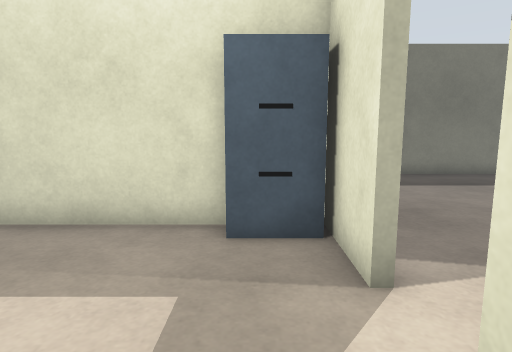
view 1 (above)

24 first-person views from a walk through a world built for the Gazebo simulator. The camera is 1 m above the floor, tilts 8° down and sees 75° across. The floor is counted in squares, 0.5 m on a side. Each view is taken from the middle of a square. On the plan, view 1 faces up. The plan holds only what a view shows up to about 18 squares ahead; the rest is blank. The place goes on beyond the plan.

view 2
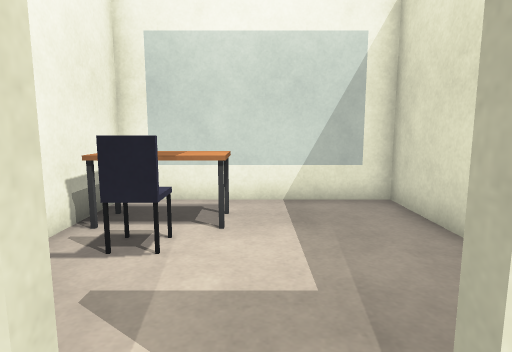

view 3
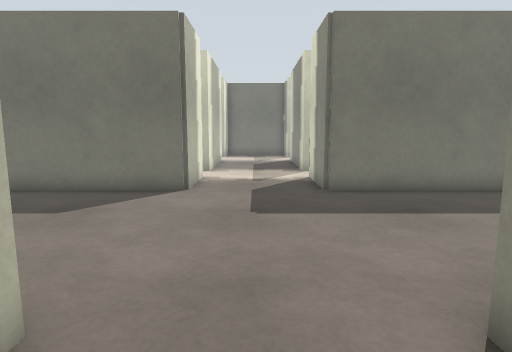

view 4
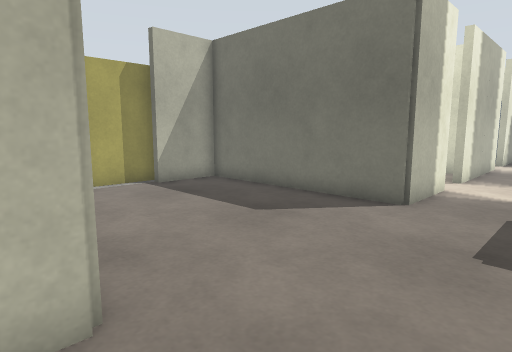

view 5
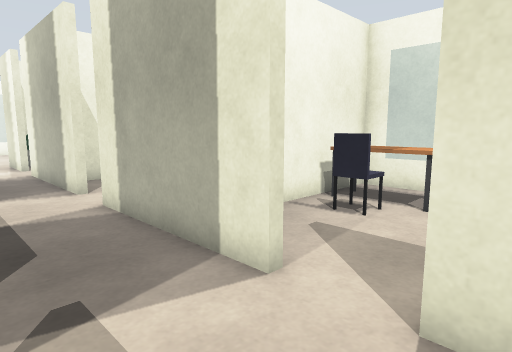

view 6
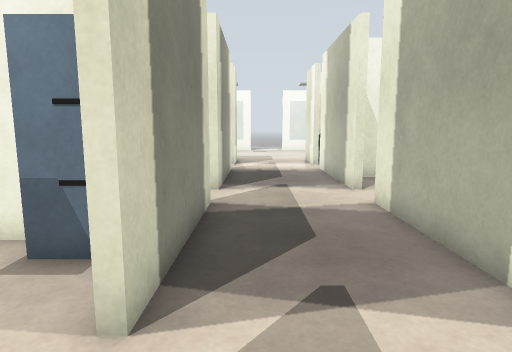

view 7
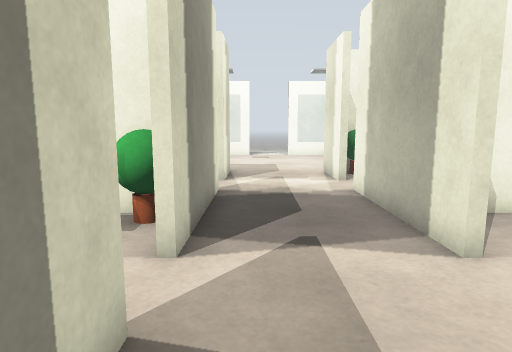

view 8
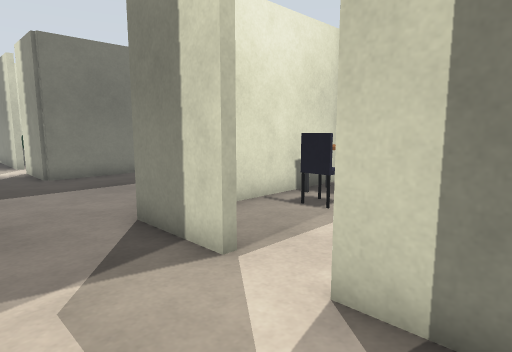

view 9
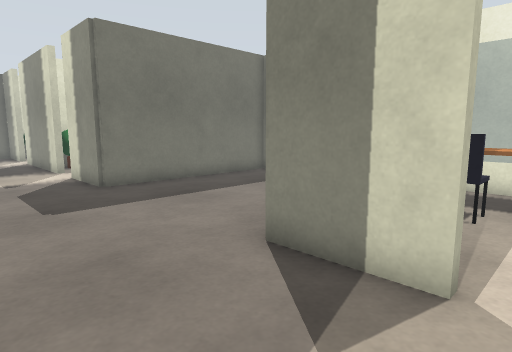

view 10
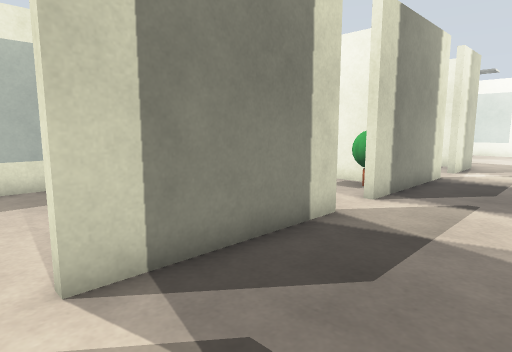

view 11
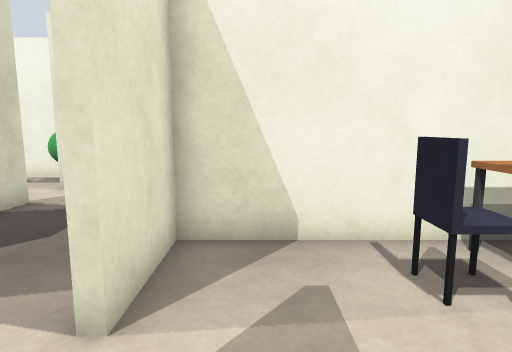

view 12
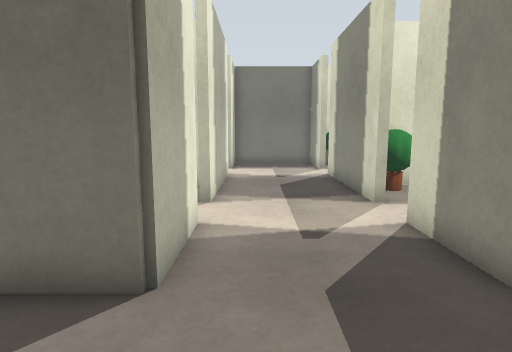

view 13
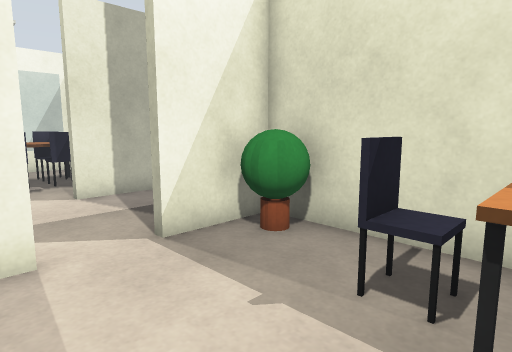

view 14
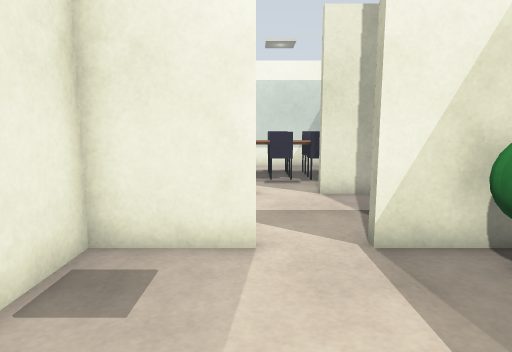

view 15
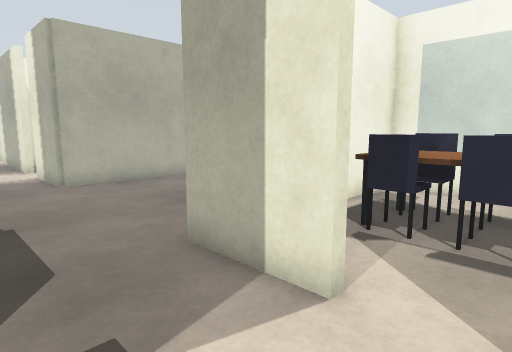

view 16
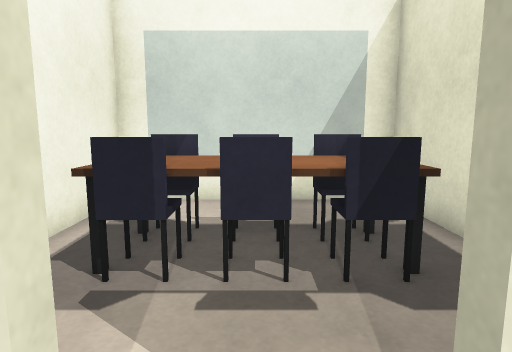

view 17
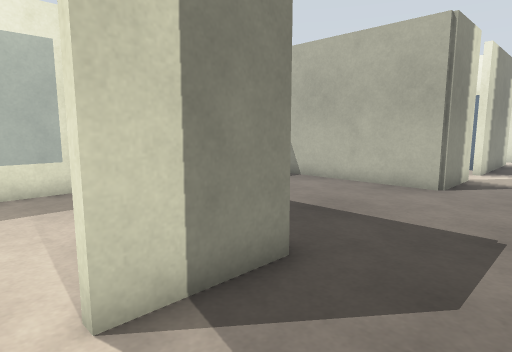

view 18
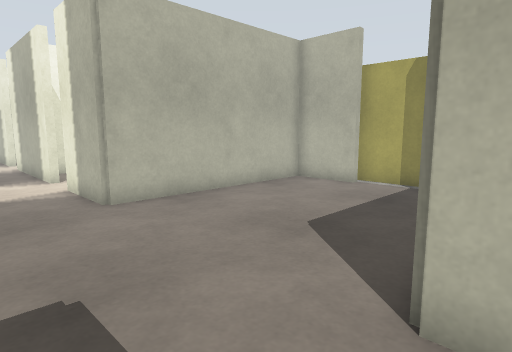

view 19
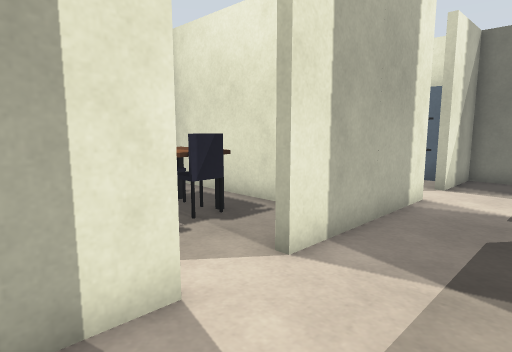

view 20
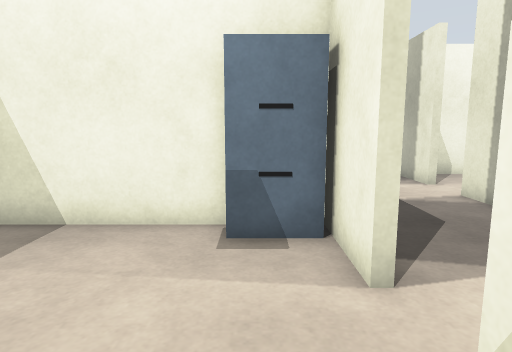

view 21
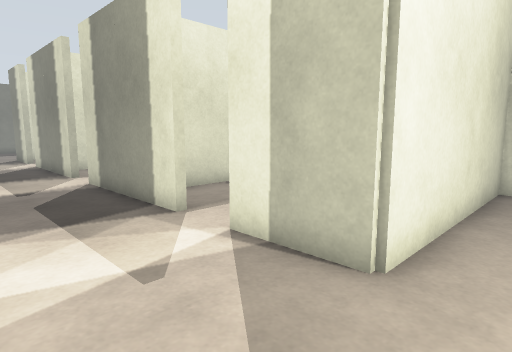

view 22
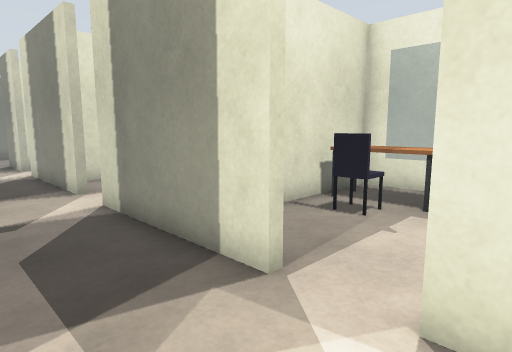

view 23
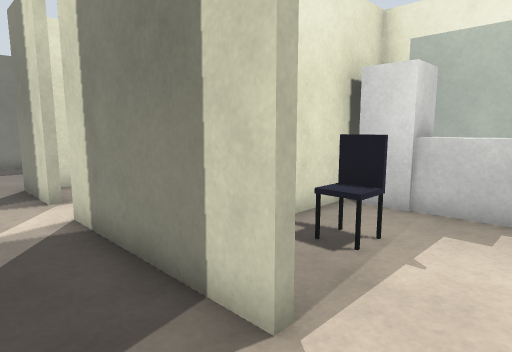

view 24
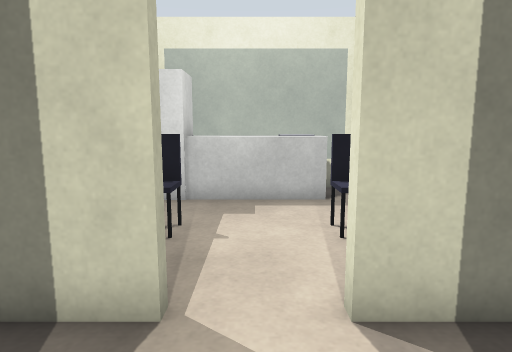

### Floor plan
Points are (right, up) in squares from view 1. A wall is a line through its corners. A room is listed if a view was taken in it or the views show most of it. See-through windows are left out.
Room 1 (views 1, 9, 10, 11)
walls: (1.7, 4) (1.4, 4) (1.4, 6.9); (-0.6, 6.9) (-6.4, 6.9) (-6.4, -0.8) (1.4, -0.8) (1.4, 2.1)
ways out: opening at (1.5, 3) to room 2
objects: desk (-5, 0) to (-3, 2); office chair (-3, 1) to (-2, 1); cabinet (-1, 6) to (1, 6)
Room 2 (views 2, 3, 4, 5, 6, 7, 8, 12, 15, 16, 17, 18, 19, 21, 22, 23, 24)
walls: (6.3, 3.9) (6.3, 7.2) (12.5, 7.2); (1.7, 2.1) (1.7, -4); (6.6, -4) (6.3, -4) (6.3, 2) (6.6, 2); (1.7, -5.9) (1.7, -12); (-6.4, 9.6) (-6.4, 7.2) (1.7, 7.2) (1.7, 4); (12.5, 14.8) (6.3, 14.8) (6.3, 18) (6.6, 18); (1.7, 18.1) (1.7, 14.8) (-6.4, 14.8) (-6.4, 12.1); (6.3, 19.9) (6.3, 26); (6.3, -12.1) (6.3, -6) (6.6, -6); (1.7, -13.9) (1.7, -17); (1.7, 26.1) (1.7, 20); (6.3, 28) (6.3, 28.5); (1.7, 28.5) (1.7, 28); (12.5, -17.2) (6.3, -17.2) (6.3, -14) (6.6, -14)
ways out: opening at (1.5, 3) to room 1; opening at (6.5, 19) to room 3; opening at (6.5, 3) to room 4; opening at (1.5, -13); opening at (1.5, -5); opening at (1.5, 19); opening at (1.5, 27.5); opening at (6.5, -13); opening at (6.5, -5); opening at (6.5, 27.5)
Room 3 (views 13, 14)
walls: (6.6, 18) (6.6, 15.2) (8.5, 15.2); (11.4, 22.9) (6.6, 22.9) (6.6, 20)
ways out: opening at (6.5, 19) to room 2
objects: plant (7, 21) to (8, 22); office chair (10, 21) to (11, 21); desk (12, 20) to (12, 22)
Room 4 (view 20)
walls: (6.6, 2) (6.6, -0.9); (8.6, -0.8) (12.5, -0.8); (12.5, 6.9) (7, 6.9)
ways out: opening at (6.5, 3) to room 2
objects: cabinet (7, 0) to (9, 0); office chair (10, 5) to (11, 5); desk (12, 4) to (12, 6)

Where each view was taken, in squares from view 1:
view 1: 0 up, 0 right, facing up
view 2: 3 up, 3 right, facing left
view 3: 4 up, 4 right, facing up
view 4: 6 up, 5 right, facing up-left
view 5: 5 up, 5 right, facing down-left
view 6: 5 up, 5 right, facing down
view 7: 1 down, 5 right, facing down
view 8: 0 up, 3 right, facing up-right
view 9: 3 up, 2 right, facing up-right
view 10: 3 up, 2 right, facing down-right
view 11: 5 up, 0 right, facing down
view 12: 11 up, 3 right, facing up
view 13: 17 up, 12 right, facing up-left
view 14: 18 up, 12 right, facing left
view 15: 20 up, 5 right, facing down-left
view 16: 19 up, 3 right, facing left
view 17: 19 up, 3 right, facing down-right
view 18: 16 up, 5 right, facing down-left
view 19: 16 up, 5 right, facing up-left
view 20: 6 up, 8 right, facing down
view 21: 19 down, 2 right, facing up-right
view 22: 15 down, 3 right, facing up-right
view 23: 6 down, 4 right, facing up-right
view 24: 5 down, 3 right, facing right
